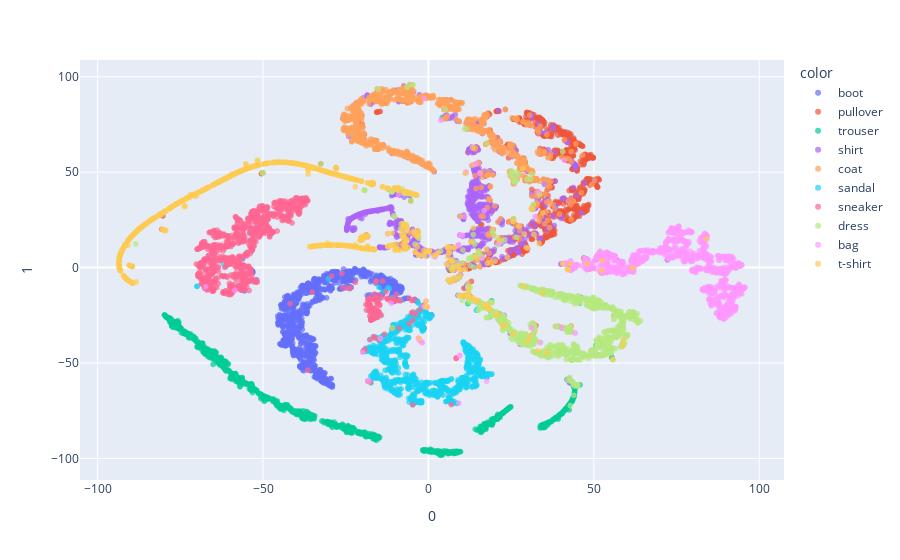

Write notebook code for a chart like this one.
### Markdown cell above
### t-SNE

### Code cell
from sklearn.manifold import TSNE

tsne = TSNE(n_components=2)
encoded_samples_reduced_TSNE = tsne.fit_transform(encoded_samples)
fig3a = px.scatter(encoded_samples_reduced_TSNE, x=0, y =1, 
    color=[label_names[l] for l in encoded_samples.label.to_numpy()], opacity=0.7)
fig3a.show()
fig3a.write_image(f'images/10D_finetuned_TSNE.eps', width=2000, height=700)

# very interesting but computationally expensive
# tsne3 = TSNE(n_components=3)
# encoded_samples_reduced_TSNE3 = tsne3.fit_transform(encoded_samples)
# fig3b = px.scatter_3d(encoded_samples_reduced_TSNE3, x=0, y=1, z=2,
#     color=[label_names[l] for l in encoded_samples.label.to_numpy()], opacity=0.7)
# fig3b.show()

### Figure 1 — Plotly figure (JSON) as saved in the notebook; plotly's stock layout.template omitted (floating-point values rounded to 4 significant figures; data arrays with more than 128 entries replaced by an {"elided": "..."} marker saying what was removed)
{"data": [{"hovertemplate": "color=boot<br>0=%{x}<br>1=%{y}<extra></extra>", "legendgroup": "boot", "marker": {"color": "#636efa", "opacity": 0.7, "symbol": "circle"}, "mode": "markers", "name": "boot", "showlegend": true, "type": "scattergl", "x": {"elided": "1000 float values"}, "xaxis": "x", "y": {"elided": "1000 float values"}, "yaxis": "y"}, {"hovertemplate": "color=pullover<br>0=%{x}<br>1=%{y}<extra></extra>", "legendgroup": "pullover", "marker": {"color": "#EF553B", "opacity": 0.7, "symbol": "circle"}, "mode": "markers", "name": "pullover", "showlegend": true, "type": "scattergl", "x": {"elided": "1000 float values"}, "xaxis": "x", "y": {"elided": "1000 float values"}, "yaxis": "y"}, {"hovertemplate": "color=trouser<br>0=%{x}<br>1=%{y}<extra></extra>", "legendgroup": "trouser", "marker": {"color": "#00cc96", "opacity": 0.7, "symbol": "circle"}, "mode": "markers", "name": "trouser", "showlegend": true, "type": "scattergl", "x": {"elided": "1000 float values"}, "xaxis": "x", "y": {"elided": "1000 float values"}, "yaxis": "y"}, {"hovertemplate": "color=shirt<br>0=%{x}<br>1=%{y}<extra></extra>", "legendgroup": "shirt", "marker": {"color": "#ab63fa", "opacity": 0.7, "symbol": "circle"}, "mode": "markers", "name": "shirt", "showlegend": true, "type": "scattergl", "x": {"elided": "1000 float values"}, "xaxis": "x", "y": {"elided": "1000 float values"}, "yaxis": "y"}, {"hovertemplate": "color=coat<br>0=%{x}<br>1=%{y}<extra></extra>", "legendgroup": "coat", "marker": {"color": "#FFA15A", "opacity": 0.7, "symbol": "circle"}, "mode": "markers", "name": "coat", "showlegend": true, "type": "scattergl", "x": {"elided": "1000 float values"}, "xaxis": "x", "y": {"elided": "1000 float values"}, "yaxis": "y"}, {"hovertemplate": "color=sandal<br>0=%{x}<br>1=%{y}<extra></extra>", "legendgroup": "sandal", "marker": {"color": "#19d3f3", "opacity": 0.7, "symbol": "circle"}, "mode": "markers", "name": "sandal", "showlegend": true, "type": "scattergl", "x": {"elided": "1000 float values"}, "xaxis": "x", "y": {"elided": "1000 float values"}, "yaxis": "y"}, {"hovertemplate": "color=sneaker<br>0=%{x}<br>1=%{y}<extra></extra>", "legendgroup": "sneaker", "marker": {"color": "#FF6692", "opacity": 0.7, "symbol": "circle"}, "mode": "markers", "name": "sneaker", "showlegend": true, "type": "scattergl", "x": {"elided": "1000 float values"}, "xaxis": "x", "y": {"elided": "1000 float values"}, "yaxis": "y"}, {"hovertemplate": "color=dress<br>0=%{x}<br>1=%{y}<extra></extra>", "legendgroup": "dress", "marker": {"color": "#B6E880", "opacity": 0.7, "symbol": "circle"}, "mode": "markers", "name": "dress", "showlegend": true, "type": "scattergl", "x": {"elided": "1000 float values"}, "xaxis": "x", "y": {"elided": "1000 float values"}, "yaxis": "y"}, {"hovertemplate": "color=bag<br>0=%{x}<br>1=%{y}<extra></extra>", "legendgroup": "bag", "marker": {"color": "#FF97FF", "opacity": 0.7, "symbol": "circle"}, "mode": "markers", "name": "bag", "showlegend": true, "type": "scattergl", "x": {"elided": "1000 float values"}, "xaxis": "x", "y": {"elided": "1000 float values"}, "yaxis": "y"}, {"hovertemplate": "color=t-shirt<br>0=%{x}<br>1=%{y}<extra></extra>", "legendgroup": "t-shirt", "marker": {"color": "#FECB52", "opacity": 0.7, "symbol": "circle"}, "mode": "markers", "name": "t-shirt", "showlegend": true, "type": "scattergl", "x": {"elided": "1000 float values"}, "xaxis": "x", "y": {"elided": "1000 float values"}, "yaxis": "y"}], "layout": {"legend": {"title": {"text": "color"}, "tracegroupgap": 0}, "margin": {"t": 60}, "xaxis": {"anchor": "y", "domain": [0, 1], "title": {"text": "0"}}, "yaxis": {"anchor": "x", "domain": [0, 1], "title": {"text": "1"}}}}
